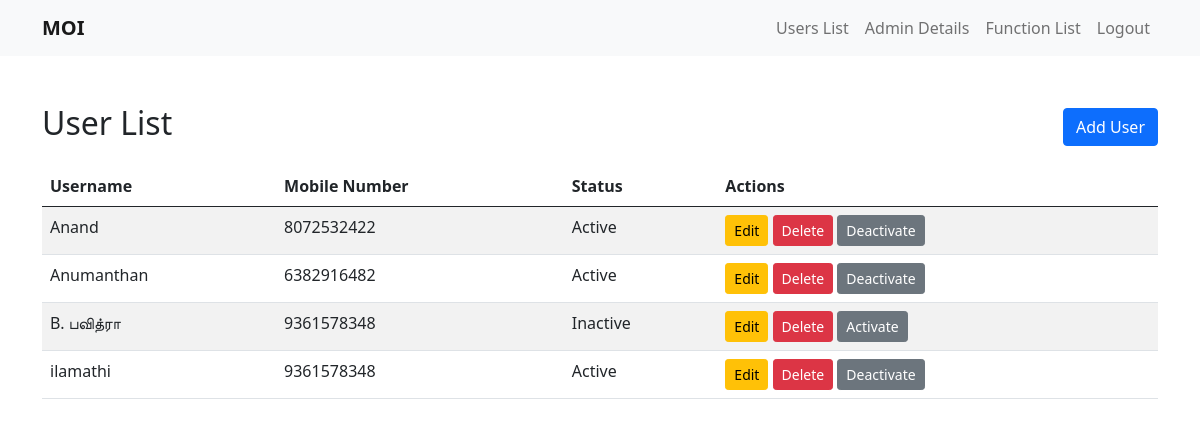
The page /user_list.php (signed in) on the database its author committed.
### tables this page shows
CREATE TABLE `users` (
  `id` int NOT NULL,
  `username` varchar(50) DEFAULT NULL,
  `password` varchar(255) DEFAULT NULL,
  `first_name` varchar(50) DEFAULT NULL,
  `last_name` varchar(50) DEFAULT NULL,
  `gender` enum('Male','Female','Other') DEFAULT NULL,
  `dob` date DEFAULT NULL,
  `address` text,
  `mobile_number` varchar(15) DEFAULT NULL,
  `email_id` varchar(100) DEFAULT NULL,
  `id_proof_path` varchar(255) DEFAULT NULL,
  `created_at` timestamp NULL DEFAULT CURRENT_TIMESTAMP,
  `status` tinyint(1) NOT NULL DEFAULT '1'
);

### user_list.php (the view, shortened to what this page needs)
<?php
include('header.php');
$servername = "localhost";
$username = "root";
$password = "";
$dbname = "moi";
$conn = new mysqli($servername, $username, $password, $dbname);
$sql = "SELECT id, username, mobile_number, status FROM users ORDER BY created_at DESC";
$result = $conn->query($sql);
?>
<div class="container mt-5">
    <div class="d-flex justify-content-between align-items-center mb-3">
        <h2>User List</h2>
        <button type="button" class="btn btn-primary" data-bs-toggle="modal" data-bs-target="#addUserModal">
            Add User
        </button>
    </div>
    <table class="table table-striped">
        <thead>
            <tr>
                <th>Username</th>
                <th>Mobile Number</th>
                <th>Status</th>
                <th>Actions</th>
            </tr>
        </thead>
        <tbody>
            <?php
            if ($result->num_rows > 0) {
                while ($row = $result->fetch_assoc()) {
                    echo "<tr>";
                    echo "<td>" . htmlspecialchars($row['username']) . "</td>";
                    echo "<td>" . htmlspecialchars($row['mobile_number']) . "</td>";
                    echo "<td>" . ($row['status'] == 1 ? 'Active' : 'Inactive') . "</td>";
                    echo "<td>
                        <button onclick='openEditUserModal(" . $row['id'] . ")' class='btn btn-warning btn-sm'>Edit</button>
                        <a href='delete_user.php?id=" . $row['id'] . "' class='btn btn-danger btn-sm' onclick='return confirm(\"Are you sure you want to delete this user?\");'>Delete</a>
                        <a href='toggle_user.php?id=" . $row['id'] . "' class='btn btn-secondary btn-sm'>" . ($row['status'] == 1 ? 'Deactivate' : 'Activate') . "</a>
                    </td>";
                    echo "</tr>";
                }
            } else {
                echo "<tr><td colspan='4'>No users found.</td></tr>";
            }
            ?>
        </tbody>
    </table>
</div>
</body>
</html>

### rows shown on the page
users: username "Anand", mobile_number "8072532422", status "Active"
users: username "Anumanthan", mobile_number "6382916482", status "Active"
users: username "B. பவித்ரா", mobile_number "9361578348", status "Inactive"
users: username "ilamathi", mobile_number "9361578348", status "Active"
